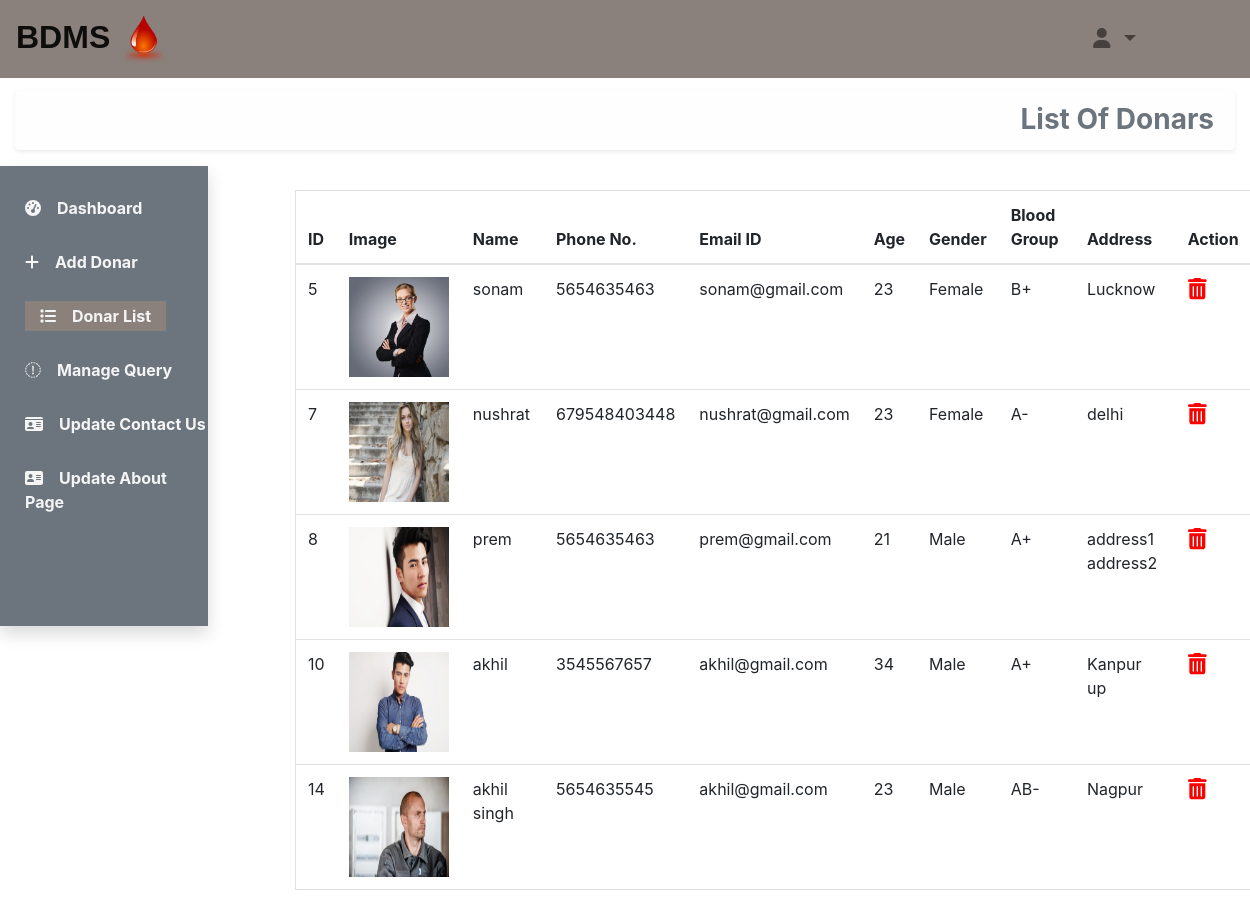
Page /adminuser/donarlist/ (signed in) on the committed database.
### core/models.py (models this page shows)
class donarmodel(models.Model):
    gen=(('Male','Male'),('Female','Female'))
    groups=(('A+','A+'),('A-','A-'),('B+','B+'),('B-','B-'),('AB+','AB+'),('AB-','AB-'),('o+','o+'),('o-','o-'))
    name=models.CharField(max_length=70)
    phone=models.IntegerField()
    email=models.EmailField()
    age=models.IntegerField()
    gender=models.CharField(max_length=70,choices=gen,default="Male")
    bgroup=models.CharField(max_length=70,choices=groups,default="A+")
    address=models.TextField()
    message=models.TextField(null=True)
    image=models.FileField(default="Not Uploaded")

### adminuser/views.py (the view)
# urls.py: path('donarlist/',views.donar_list,name="donarlist"),
def donar_list(request):
    if request.session.get('is_admin_login',False)==True:
        views.title='Donar List'
        heading="List Of Donars"
        donars=donarmodel.objects.all()
        return render(request,'adminuser/donarlist.html',{'title':views.title,'heading':heading,'donars':donars})
    else:
        return HttpResponseRedirect('/')

### adminuser/templates/adminuser/donarlist.html
{% load static %}
{% include 'adminuser/header.html' %}
<div class="col-sm-10  main">
    <div class="container">
        <div class="row mt-4">
            <div class="col-md-12">
                <table class="table table-hover border">
                    <thead>
                        <tr>
                            <th>ID</th>
                            <th>Image</th>
                            <th>Name</th>
                            <th>Phone No.</th>
                            <th>Email ID</th>
                            <th>Age</th>
                            <th>Gender</th>
                            <th>Blood Group</th>
                            <th>Address</th>
                            <th>Action</th>
                        </tr>
                    </thead>
                    <tbody>
                        {% for donar in donars %}
                            <tr>
                                <td>{{donar.id}}</td>
                                <td><img src="{{donar.image.url}}" width="100px" height="100px"></td>
                                <td>{{donar.name}}</td>
                                <td>{{donar.phone}}</td>
                                <td>{{donar.email}}</td>
                                <td>{{donar.age}}</td>
                                <td>{{donar.gender}}</td>
                                <td>{{donar.bgroup}}</td>
                                <td>{{donar.address}}</td>
                                <td><a href="{% url 'deletedonar' donar.id %}"><i class="fas fa-trash-alt fa-lg" style="color:red;"></i></a></td>
                            </tr>
                        {% endfor %}
                    </tbody>
                </table>
            </div>
        </div>
    </div>
</div>
{% include 'adminuser/footer.html' %}

### adminuser/templates/adminuser/header.html (shortened to what this page needs)
{% load static %}
<!DOCTYPE html>
<html lang="en">
<head>
    <link rel="stylesheet" href="{% static 'core/css/all.min.css' %}">
    <link rel="stylesheet" href="{% static 'core/css/bootstrap.css' %}">
    <link rel="stylesheet" href="{% static 'core/css/bdms.css' %}">
</head>
<body>
    <nav class="navbar navbar-expand-lg navbar-light fixed-top" style="background-color:#8a817c;">
    <a class="navbar-brand" href="{% url 'home' %}">BDMS
    <img src="{% static 'core/images/img1.png' %}" width="50px" height="50px">
    </a>
    <div class="collapse navbar-collapse" id="navbarNav">
        <ul class="navbar-nav ml-auto">
            <li class="nav-item dropdown" style="margin-right:60px;">
				<a class="nav-link dropdown-toggle" data-toggle="dropdown" href="#" role="button" aria-haspopup="true" aria-expanded="false">
				<i class="fas fa-user mr-2"></i>{{name}}</a>
			</li>
        </ul>
    </div>
    </nav>
    <div class="container-fluid" style="margin-top:90px;">
        <h3 class="text-secondary text-right font-weight-bold alert alert-light shadow-sm">{{heading}}</h3>
        <div class="row">
            <div class="col-sm-4  col-md-3 col-lg-2 bg-secondary shadow sidenavbar sidebarht" id="sidebar">
                <ul style="list-style:none;">
                    <li><a {% if title == 'dashboard' %}style="background-color:#8a817c;padding:5px 15px;"{% endif %} href="{% url 'dashboard' %}" class="font-weight-bold"><i class="fas fa-tachometer-alt mr-3"></i>Dashboard</a></li>
                    <li><a {% if title == 'Add Donar' %}style="background-color:#8a817c;padding:5px 15px;"{% endif %} href="{% url 'adddonar' %}" class="font-weight-bold"><i class="fas fa-plus mr-3"></i>Add Donar</a></li>
                    <li><a {% if title == 'Donar List' %}style="background-color:#8a817c;padding:5px 15px;"{% endif %} href="{% url 'donarlist' %}" class="font-weight-bold"><i class="fas fa-list mr-3"></i>Donar List</a></li>
                    <li><a  href="{% url 'querylist' %}" class="font-weight-bold"><i class="fab fa-acquisitions-incorporated mr-3"></i>Manage Query</a></li>
                    <li><a  href="{% url 'updatecontactus' %}" class="font-weight-bold"><i class="fas fa-id-card mr-3"></i>Update Contact Us</a></li>
                    <li><a  href="{% url 'updateaboutus' %}" class="font-weight-bold"><i class="fas fa-address-card mr-3"></i>Update About Page</a></li>
                </ul>
            </div>
        </div>

### adminuser/templates/adminuser/footer.html (shortened to what this page needs)
{% load static %}
    </div>
</body>
</html>

### core/static/core/css/bdms.css (style rules this page uses)
.navbar-brand { font-family: 'Ubuntu', sans-serif; font-size: 2em; font-weight: bold; }
.nav-item > a { font-size:20px; color: #fff; margin-right:30px; }
.sidenavbar { position: fixed; z-index: 1; overflow-x: hidden; }
.sidebarht { height:460px; }
.sidenavbar >ul>li { padding-top:30px; }
.sidenavbar>ul>li>a { color:whitesmoke; }
.sidenavbar>ul { position: absolute; left:-15px; }
@media screen and (min-width: 571px) { .main { margin-left: 250px; } }

### rows in the picture
donarmodel: id "5", image (picture), name "sonam", phone "5654635463", email "sonam@gmail.com", age "23", gender "Female", bgroup "B+", address "Lucknow"
donarmodel: id "7", image (picture), name "nushrat", phone "679548403448", email "nushrat@gmail.com", age "23", gender "Female", bgroup "A-", address "delhi"
donarmodel: id "8", image (picture), name "prem", phone "5654635463", email "prem@gmail.com", age "21", gender "Male", bgroup "A+", address "address1 address2"
donarmodel: id "10", image (picture), name "akhil", phone "3545567657", email "akhil@gmail.com", age "34", gender "Male", bgroup "A+", address "Kanpur up"
donarmodel: id "14", image (picture), name "akhil singh", phone "5654635545", email "akhil@gmail.com", age "23", gender "Male", bgroup "AB-", address "Nagpur"

### other values in the picture
{{ heading }} "List Of Donars"
